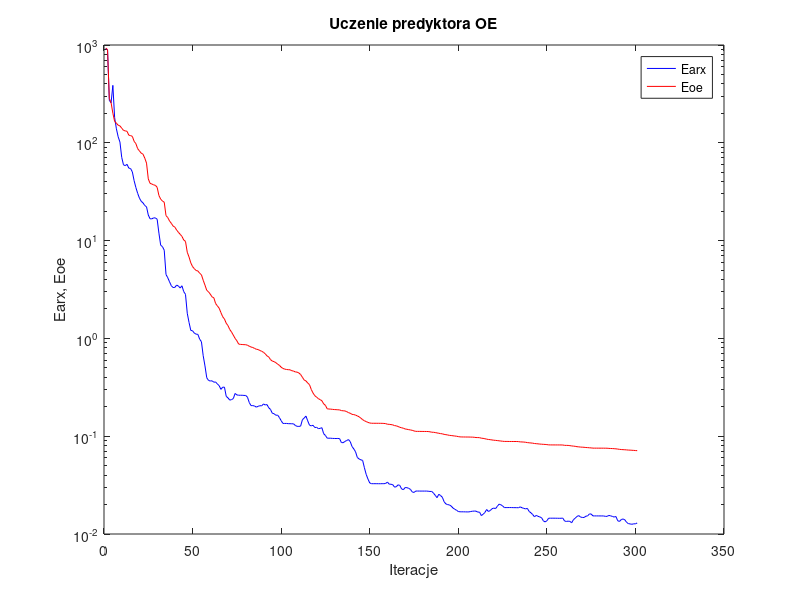
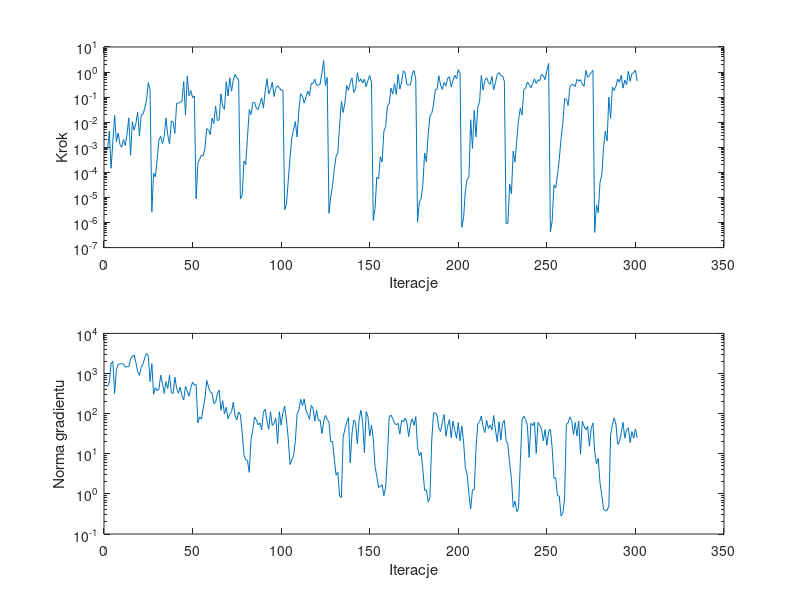

These figures' MATLAB source, in order:
%uczenie predyktora oe
clear all;
n=0; farx(n+1)=9.228671e+002; foe(n+1)=9.304132e+002; wspucz(n+1)=0.000000e+000; ng(n+1)=0.000000e+000;
%odnowa zmiennej metryki
n=1; farx(n+1)=8.883262e+002; foe(n+1)=8.954618e+002; krok(n+1)=7.905261e-004; ng(n+1)=4.733788e+002;
n=2; farx(n+1)=2.721460e+002; foe(n+1)=2.839555e+002; krok(n+1)=4.447430e-003; ng(n+1)=6.068038e+002;
n=3; farx(n+1)=2.566737e+002; foe(n+1)=2.569044e+002; krok(n+1)=1.463713e-004; ng(n+1)=1.741247e+003;
n=4; farx(n+1)=3.866554e+002; foe(n+1)=2.009784e+002; krok(n+1)=1.675019e-003; ng(n+1)=2.028262e+003;
n=5; farx(n+1)=1.810163e+002; foe(n+1)=1.655175e+002; krok(n+1)=1.899071e-002; ng(n+1)=3.186986e+002;
n=6; farx(n+1)=1.389122e+002; foe(n+1)=1.587097e+002; krok(n+1)=1.667309e-003; ng(n+1)=1.244471e+003;
n=7; farx(n+1)=1.151226e+002; foe(n+1)=1.512426e+002; krok(n+1)=3.722051e-003; ng(n+1)=1.671260e+003;
n=8; farx(n+1)=1.016889e+002; foe(n+1)=1.488538e+002; krok(n+1)=1.291963e-003; ng(n+1)=1.753757e+003;
n=9; farx(n+1)=7.096816e+001; foe(n+1)=1.411718e+002; krok(n+1)=1.002892e-003; ng(n+1)=1.749692e+003;
n=10; farx(n+1)=5.952888e+001; foe(n+1)=1.339911e+002; krok(n+1)=2.045232e-003; ng(n+1)=1.728774e+003;
n=11; farx(n+1)=5.841994e+001; foe(n+1)=1.323994e+002; krok(n+1)=1.168070e-003; ng(n+1)=1.427391e+003;
n=12; farx(n+1)=6.023772e+001; foe(n+1)=1.311022e+002; krok(n+1)=3.334367e-003; ng(n+1)=1.492157e+003;
n=13; farx(n+1)=5.508711e+001; foe(n+1)=1.195542e+002; krok(n+1)=1.483652e-002; ng(n+1)=1.493628e+003;
n=14; farx(n+1)=5.455442e+001; foe(n+1)=1.185941e+002; krok(n+1)=4.838020e-004; ng(n+1)=2.303043e+003;
n=15; farx(n+1)=5.039462e+001; foe(n+1)=1.163310e+002; krok(n+1)=1.037360e-002; ng(n+1)=2.664442e+003;
n=16; farx(n+1)=4.098852e+001; foe(n+1)=1.035359e+002; krok(n+1)=4.800362e-003; ng(n+1)=2.907825e+003;
n=17; farx(n+1)=3.486165e+001; foe(n+1)=9.796676e+001; krok(n+1)=9.069100e-003; ng(n+1)=1.890133e+003;
n=18; farx(n+1)=3.042112e+001; foe(n+1)=8.711417e+001; krok(n+1)=2.490870e-002; ng(n+1)=1.125981e+003;
n=19; farx(n+1)=2.718957e+001; foe(n+1)=8.268327e+001; krok(n+1)=2.778799e-003; ng(n+1)=9.002934e+002;
n=20; farx(n+1)=2.522304e+001; foe(n+1)=7.833609e+001; krok(n+1)=1.939776e-002; ng(n+1)=1.433634e+003;
n=21; farx(n+1)=2.434828e+001; foe(n+1)=7.654554e+001; krok(n+1)=2.107682e-002; ng(n+1)=1.717213e+003;
n=22; farx(n+1)=2.285354e+001; foe(n+1)=6.977973e+001; krok(n+1)=3.618094e-002; ng(n+1)=2.471981e+003;
n=23; farx(n+1)=2.217763e+001; foe(n+1)=6.203106e+001; krok(n+1)=7.799474e-002; ng(n+1)=3.176586e+003;
n=24; farx(n+1)=1.827558e+001; foe(n+1)=4.276556e+001; krok(n+1)=3.806077e-001; ng(n+1)=2.731510e+003;
n=25; farx(n+1)=1.671366e+001; foe(n+1)=3.847352e+001; krok(n+1)=1.919924e-001; ng(n+1)=6.307818e+002;
%odnowa zmiennej metryki
n=26; farx(n+1)=1.668947e+001; foe(n+1)=3.788762e+001; krok(n+1)=2.660053e-006; ng(n+1)=1.759713e+003;
n=27; farx(n+1)=1.707308e+001; foe(n+1)=3.714849e+001; krok(n+1)=9.016768e-005; ng(n+1)=3.029506e+002;
n=28; farx(n+1)=1.706187e+001; foe(n+1)=3.676107e+001; krok(n+1)=6.653535e-005; ng(n+1)=4.445801e+002;
n=29; farx(n+1)=1.655257e+001; foe(n+1)=3.505453e+001; krok(n+1)=3.210907e-004; ng(n+1)=3.734137e+002;
n=30; farx(n+1)=1.192538e+001; foe(n+1)=2.892443e+001; krok(n+1)=1.986798e-003; ng(n+1)=4.003615e+002;
n=31; farx(n+1)=8.965980e+000; foe(n+1)=2.654044e+001; krok(n+1)=2.742688e-003; ng(n+1)=9.130010e+002;
n=32; farx(n+1)=8.677228e+000; foe(n+1)=2.535926e+001; krok(n+1)=1.409339e-003; ng(n+1)=5.752713e+002;
n=33; farx(n+1)=7.974283e+000; foe(n+1)=2.470738e+001; krok(n+1)=2.739044e-003; ng(n+1)=3.187610e+002;
n=34; farx(n+1)=4.503306e+000; foe(n+1)=1.799939e+001; krok(n+1)=1.473291e-002; ng(n+1)=6.253174e+002;
n=35; farx(n+1)=4.167395e+000; foe(n+1)=1.719748e+001; krok(n+1)=2.999882e-003; ng(n+1)=4.231332e+002;
n=36; farx(n+1)=3.787550e+000; foe(n+1)=1.586685e+001; krok(n+1)=1.358387e-003; ng(n+1)=9.225743e+002;
n=37; farx(n+1)=3.456218e+000; foe(n+1)=1.501912e+001; krok(n+1)=1.086709e-002; ng(n+1)=3.415065e+002;
n=38; farx(n+1)=3.313110e+000; foe(n+1)=1.409445e+001; krok(n+1)=1.039581e-002; ng(n+1)=3.169684e+002;
n=39; farx(n+1)=3.321952e+000; foe(n+1)=1.372377e+001; krok(n+1)=3.581322e-003; ng(n+1)=8.147078e+002;
n=40; farx(n+1)=3.508720e+000; foe(n+1)=1.282409e+001; krok(n+1)=5.625683e-002; ng(n+1)=4.281384e+002;
n=41; farx(n+1)=3.431683e+000; foe(n+1)=1.215607e+001; krok(n+1)=5.753289e-002; ng(n+1)=3.237033e+002;
n=42; farx(n+1)=3.275088e+000; foe(n+1)=1.159351e+001; krok(n+1)=6.068470e-002; ng(n+1)=4.554400e+002;
n=43; farx(n+1)=3.453048e+000; foe(n+1)=1.105235e+001; krok(n+1)=6.900644e-002; ng(n+1)=2.788671e+002;
n=44; farx(n+1)=3.009702e+000; foe(n+1)=1.014290e+001; krok(n+1)=4.150498e-001; ng(n+1)=2.179862e+002;
n=45; farx(n+1)=2.822662e+000; foe(n+1)=9.818443e+000; krok(n+1)=1.927372e-002; ng(n+1)=4.801907e+002;
n=46; farx(n+1)=1.808204e+000; foe(n+1)=7.603698e+000; krok(n+1)=6.900158e-001; ng(n+1)=3.652792e+002;
n=47; farx(n+1)=1.456580e+000; foe(n+1)=6.794097e+000; krok(n+1)=1.143175e-001; ng(n+1)=2.704415e+002;
n=48; farx(n+1)=1.206065e+000; foe(n+1)=5.919685e+000; krok(n+1)=1.827549e-001; ng(n+1)=4.444662e+002;
n=49; farx(n+1)=1.197266e+000; foe(n+1)=5.418442e+000; krok(n+1)=9.538763e-002; ng(n+1)=6.154104e+002;
n=50; farx(n+1)=1.130356e+000; foe(n+1)=5.161679e+000; krok(n+1)=1.115271e-001; ng(n+1)=5.120715e+002;
%odnowa zmiennej metryki
n=51; farx(n+1)=1.105626e+000; foe(n+1)=4.947173e+000; krok(n+1)=8.887598e-006; ng(n+1)=5.303802e+002;
n=52; farx(n+1)=1.098864e+000; foe(n+1)=4.889643e+000; krok(n+1)=2.308086e-004; ng(n+1)=5.858515e+001;
n=53; farx(n+1)=9.825223e-001; foe(n+1)=4.640637e+000; krok(n+1)=3.314503e-004; ng(n+1)=8.282590e+001;
n=54; farx(n+1)=9.249349e-001; foe(n+1)=4.470657e+000; krok(n+1)=4.927090e-004; ng(n+1)=7.296370e+001;
n=55; farx(n+1)=6.646916e-001; foe(n+1)=3.930856e+000; krok(n+1)=4.430569e-004; ng(n+1)=1.387340e+002;
n=56; farx(n+1)=5.233395e-001; foe(n+1)=3.504367e+000; krok(n+1)=9.534365e-004; ng(n+1)=2.457206e+002;
n=57; farx(n+1)=3.961834e-001; foe(n+1)=3.102932e+000; krok(n+1)=5.557598e-003; ng(n+1)=6.713040e+002;
n=58; farx(n+1)=3.717754e-001; foe(n+1)=2.995097e+000; krok(n+1)=4.956752e-003; ng(n+1)=4.587226e+002;
n=59; farx(n+1)=3.667248e-001; foe(n+1)=2.833359e+000; krok(n+1)=3.127439e-003; ng(n+1)=3.487365e+002;
n=60; farx(n+1)=3.685186e-001; foe(n+1)=2.658564e+000; krok(n+1)=1.462925e-002; ng(n+1)=3.261798e+002;
n=61; farx(n+1)=3.565389e-001; foe(n+1)=2.604077e+000; krok(n+1)=8.751130e-003; ng(n+1)=1.787553e+002;
n=62; farx(n+1)=3.587384e-001; foe(n+1)=2.272836e+000; krok(n+1)=4.446078e-002; ng(n+1)=1.901747e+002;
n=63; farx(n+1)=3.419657e-001; foe(n+1)=2.151279e+000; krok(n+1)=1.170476e-002; ng(n+1)=3.167894e+002;
n=64; farx(n+1)=3.288584e-001; foe(n+1)=2.037868e+000; krok(n+1)=1.219985e-002; ng(n+1)=3.852858e+002;
n=65; farx(n+1)=3.011187e-001; foe(n+1)=1.836379e+000; krok(n+1)=1.350958e-001; ng(n+1)=1.211290e+002;
n=66; farx(n+1)=3.172621e-001; foe(n+1)=1.665767e+000; krok(n+1)=4.256083e-002; ng(n+1)=2.102723e+002;
n=67; farx(n+1)=3.169342e-001; foe(n+1)=1.578730e+000; krok(n+1)=3.252259e-002; ng(n+1)=9.986467e+001;
n=68; farx(n+1)=2.556362e-001; foe(n+1)=1.429163e+000; krok(n+1)=4.128102e-001; ng(n+1)=1.442919e+002;
n=69; farx(n+1)=2.463256e-001; foe(n+1)=1.351155e+000; krok(n+1)=1.104861e-001; ng(n+1)=7.505880e+001;
n=70; farx(n+1)=2.338265e-001; foe(n+1)=1.232068e+000; krok(n+1)=5.902321e-001; ng(n+1)=9.580283e+001;
n=71; farx(n+1)=2.368027e-001; foe(n+1)=1.161622e+000; krok(n+1)=1.728230e-001; ng(n+1)=1.122201e+002;
n=72; farx(n+1)=2.425052e-001; foe(n+1)=1.079305e+000; krok(n+1)=4.803814e-001; ng(n+1)=1.926234e+002;
n=73; farx(n+1)=2.736154e-001; foe(n+1)=1.000802e+000; krok(n+1)=8.031926e-001; ng(n+1)=8.681723e+001;
n=74; farx(n+1)=2.641781e-001; foe(n+1)=9.461029e-001; krok(n+1)=5.824576e-001; ng(n+1)=6.987725e+001;
n=75; farx(n+1)=2.623845e-001; foe(n+1)=8.754549e-001; krok(n+1)=5.030621e-001; ng(n+1)=1.103918e+002;
%odnowa zmiennej metryki
n=76; farx(n+1)=2.621985e-001; foe(n+1)=8.684679e-001; krok(n+1)=8.667355e-006; ng(n+1)=9.305778e+001;
n=77; farx(n+1)=2.621995e-001; foe(n+1)=8.662114e-001; krok(n+1)=1.231075e-005; ng(n+1)=3.401113e+001;
n=78; farx(n+1)=2.611189e-001; foe(n+1)=8.632164e-001; krok(n+1)=2.852289e-004; ng(n+1)=9.576146e+000;
n=79; farx(n+1)=2.610507e-001; foe(n+1)=8.621094e-001; krok(n+1)=2.044712e-004; ng(n+1)=7.009849e+000;
n=80; farx(n+1)=2.503509e-001; foe(n+1)=8.515693e-001; krok(n+1)=2.466623e-003; ng(n+1)=6.821224e+000;
n=81; farx(n+1)=2.208356e-001; foe(n+1)=8.318852e-001; krok(n+1)=3.201972e-002; ng(n+1)=3.448366e+000;
n=82; farx(n+1)=2.054806e-001; foe(n+1)=8.166594e-001; krok(n+1)=2.008899e-002; ng(n+1)=2.249248e+001;
n=83; farx(n+1)=2.055580e-001; foe(n+1)=8.070782e-001; krok(n+1)=6.109779e-002; ng(n+1)=3.837905e+001;
n=84; farx(n+1)=2.034923e-001; foe(n+1)=7.897752e-001; krok(n+1)=6.247411e-002; ng(n+1)=8.203082e+001;
n=85; farx(n+1)=1.982689e-001; foe(n+1)=7.744948e-001; krok(n+1)=3.633140e-002; ng(n+1)=7.001124e+001;
n=86; farx(n+1)=2.021299e-001; foe(n+1)=7.697219e-001; krok(n+1)=3.172883e-002; ng(n+1)=5.237061e+001;
n=87; farx(n+1)=2.050874e-001; foe(n+1)=7.515248e-001; krok(n+1)=5.536703e-002; ng(n+1)=5.838160e+001;
n=88; farx(n+1)=2.041445e-001; foe(n+1)=7.394487e-001; krok(n+1)=9.349969e-002; ng(n+1)=3.936938e+001;
n=89; farx(n+1)=2.137947e-001; foe(n+1)=7.211247e-001; krok(n+1)=3.638604e-002; ng(n+1)=1.109855e+002;
n=90; farx(n+1)=2.084983e-001; foe(n+1)=6.963930e-001; krok(n+1)=1.794664e-001; ng(n+1)=1.271394e+002;
n=91; farx(n+1)=2.107403e-001; foe(n+1)=6.632629e-001; krok(n+1)=5.386904e-001; ng(n+1)=6.573150e+001;
n=92; farx(n+1)=1.951434e-001; foe(n+1)=6.453970e-001; krok(n+1)=1.365450e-001; ng(n+1)=4.087275e+001;
n=93; farx(n+1)=1.877719e-001; foe(n+1)=6.068753e-001; krok(n+1)=2.016994e-001; ng(n+1)=1.110898e+002;
n=94; farx(n+1)=1.716809e-001; foe(n+1)=5.866471e-001; krok(n+1)=3.963116e-001; ng(n+1)=5.034957e+001;
n=95; farx(n+1)=1.697836e-001; foe(n+1)=5.783879e-001; krok(n+1)=1.057059e-001; ng(n+1)=5.727865e+001;
n=96; farx(n+1)=1.637466e-001; foe(n+1)=5.652246e-001; krok(n+1)=2.223238e-001; ng(n+1)=7.642651e+001;
n=97; farx(n+1)=1.644765e-001; foe(n+1)=5.451847e-001; krok(n+1)=2.869393e-001; ng(n+1)=1.796322e+001;
n=98; farx(n+1)=1.553325e-001; foe(n+1)=5.310215e-001; krok(n+1)=2.320583e-001; ng(n+1)=1.115183e+002;
n=99; farx(n+1)=1.441296e-001; foe(n+1)=5.077823e-001; krok(n+1)=1.872762e-001; ng(n+1)=5.163706e+001;
n=100; farx(n+1)=1.351803e-001; foe(n+1)=4.932176e-001; krok(n+1)=1.872762e-001; ng(n+1)=1.063292e+002;
%odnowa zmiennej metryki
n=101; farx(n+1)=1.350295e-001; foe(n+1)=4.852762e-001; krok(n+1)=3.280401e-006; ng(n+1)=1.553206e+002;
n=102; farx(n+1)=1.350767e-001; foe(n+1)=4.811631e-001; krok(n+1)=5.589743e-006; ng(n+1)=6.931114e+001;
n=103; farx(n+1)=1.343789e-001; foe(n+1)=4.786345e-001; krok(n+1)=4.461789e-005; ng(n+1)=2.441922e+001;
n=104; farx(n+1)=1.342508e-001; foe(n+1)=4.777276e-001; krok(n+1)=3.738889e-004; ng(n+1)=5.381787e+000;
n=105; farx(n+1)=1.340378e-001; foe(n+1)=4.676232e-001; krok(n+1)=2.386470e-003; ng(n+1)=7.099360e+000;
n=106; farx(n+1)=1.338385e-001; foe(n+1)=4.633526e-001; krok(n+1)=5.000456e-003; ng(n+1)=8.850263e+000;
n=107; farx(n+1)=1.287646e-001; foe(n+1)=4.541214e-001; krok(n+1)=1.063635e-002; ng(n+1)=2.057260e+001;
n=108; farx(n+1)=1.261830e-001; foe(n+1)=4.523120e-001; krok(n+1)=2.547833e-003; ng(n+1)=9.827085e+001;
n=109; farx(n+1)=1.259683e-001; foe(n+1)=4.429790e-001; krok(n+1)=3.034189e-002; ng(n+1)=1.233677e+002;
n=110; farx(n+1)=1.268335e-001; foe(n+1)=4.272376e-001; krok(n+1)=1.365450e-001; ng(n+1)=2.284124e+002;
n=111; farx(n+1)=1.474212e-001; foe(n+1)=4.004205e-001; krok(n+1)=1.096649e-001; ng(n+1)=1.571441e+002;
n=112; farx(n+1)=1.532073e-001; foe(n+1)=3.756583e-001; krok(n+1)=5.753289e-002; ng(n+1)=2.317506e+002;
n=113; farx(n+1)=1.605840e-001; foe(n+1)=3.674118e-001; krok(n+1)=1.016482e-001; ng(n+1)=1.215512e+002;
n=114; farx(n+1)=1.436053e-001; foe(n+1)=3.497284e-001; krok(n+1)=1.742650e-001; ng(n+1)=9.685178e+001;
n=115; farx(n+1)=1.296446e-001; foe(n+1)=3.366993e-001; krok(n+1)=1.158784e-001; ng(n+1)=7.162351e+001;
n=116; farx(n+1)=1.275459e-001; foe(n+1)=3.006845e-001; krok(n+1)=3.589327e-001; ng(n+1)=1.609201e+002;
n=117; farx(n+1)=1.292979e-001; foe(n+1)=2.764021e-001; krok(n+1)=3.505976e-001; ng(n+1)=1.353120e+002;
n=118; farx(n+1)=1.227085e-001; foe(n+1)=2.594970e-001; krok(n+1)=5.191100e-001; ng(n+1)=6.512926e+001;
n=119; farx(n+1)=1.233153e-001; foe(n+1)=2.507277e-001; krok(n+1)=2.883317e-001; ng(n+1)=1.236618e+002;
n=120; farx(n+1)=1.195808e-001; foe(n+1)=2.423363e-001; krok(n+1)=3.047347e-001; ng(n+1)=6.738772e+001;
n=121; farx(n+1)=1.202442e-001; foe(n+1)=2.363275e-001; krok(n+1)=3.307424e-001; ng(n+1)=6.880451e+001;
n=122; farx(n+1)=1.222092e-001; foe(n+1)=2.307046e-001; krok(n+1)=9.270274e-001; ng(n+1)=3.202563e+001;
n=123; farx(n+1)=1.060480e-001; foe(n+1)=2.140827e-001; krok(n+1)=2.871495e+000; ng(n+1)=6.438639e+001;
n=124; farx(n+1)=1.017118e-001; foe(n+1)=2.066899e-001; krok(n+1)=2.847814e-001; ng(n+1)=9.056884e+001;
n=125; farx(n+1)=9.546493e-002; foe(n+1)=1.905938e-001; krok(n+1)=6.065168e-001; ng(n+1)=7.172229e+001;
%odnowa zmiennej metryki
n=126; farx(n+1)=9.542105e-002; foe(n+1)=1.895952e-001; krok(n+1)=2.339895e-006; ng(n+1)=6.105338e+001;
n=127; farx(n+1)=9.536284e-002; foe(n+1)=1.891560e-001; krok(n+1)=1.061240e-005; ng(n+1)=1.988915e+001;
n=128; farx(n+1)=9.493430e-002; foe(n+1)=1.881294e-001; krok(n+1)=2.829063e-005; ng(n+1)=2.039486e+001;
n=129; farx(n+1)=9.482585e-002; foe(n+1)=1.872805e-001; krok(n+1)=1.355338e-004; ng(n+1)=7.529043e+000;
n=130; farx(n+1)=9.468552e-002; foe(n+1)=1.868819e-001; krok(n+1)=4.338408e-004; ng(n+1)=2.924029e+000;
n=131; farx(n+1)=9.484944e-002; foe(n+1)=1.862173e-001; krok(n+1)=6.023036e-004; ng(n+1)=3.488829e+000;
n=132; farx(n+1)=9.444254e-002; foe(n+1)=1.858877e-001; krok(n+1)=7.700880e-003; ng(n+1)=8.752196e-001;
n=133; farx(n+1)=8.613733e-002; foe(n+1)=1.826914e-001; krok(n+1)=6.776944e-002; ng(n+1)=8.042211e-001;
n=134; farx(n+1)=8.578433e-002; foe(n+1)=1.819729e-001; krok(n+1)=2.440235e-002; ng(n+1)=2.579014e+001;
n=135; farx(n+1)=8.842195e-002; foe(n+1)=1.813480e-001; krok(n+1)=5.857529e-002; ng(n+1)=4.194296e+001;
n=136; farx(n+1)=9.041481e-002; foe(n+1)=1.784211e-001; krok(n+1)=2.910883e-001; ng(n+1)=6.036043e+001;
n=137; farx(n+1)=9.234314e-002; foe(n+1)=1.743011e-001; krok(n+1)=1.870723e-001; ng(n+1)=8.028547e+001;
n=138; farx(n+1)=8.809395e-002; foe(n+1)=1.715851e-001; krok(n+1)=3.827775e-001; ng(n+1)=5.941403e+000;
n=139; farx(n+1)=7.851638e-002; foe(n+1)=1.673120e-001; krok(n+1)=5.821767e-001; ng(n+1)=3.235996e+001;
n=140; farx(n+1)=7.418073e-002; foe(n+1)=1.663670e-001; krok(n+1)=1.552637e-001; ng(n+1)=6.958641e+001;
n=141; farx(n+1)=6.930004e-002; foe(n+1)=1.642610e-001; krok(n+1)=2.114442e-001; ng(n+1)=5.974166e+001;
n=142; farx(n+1)=6.061504e-002; foe(n+1)=1.613404e-001; krok(n+1)=9.282331e-001; ng(n+1)=1.790672e+001;
n=143; farx(n+1)=5.857797e-002; foe(n+1)=1.579639e-001; krok(n+1)=4.170483e-001; ng(n+1)=6.907170e+001;
n=144; farx(n+1)=5.731241e-002; foe(n+1)=1.528716e-001; krok(n+1)=5.327344e-001; ng(n+1)=1.218300e+002;
n=145; farx(n+1)=5.657015e-002; foe(n+1)=1.476746e-001; krok(n+1)=3.655097e-001; ng(n+1)=6.119411e+001;
n=146; farx(n+1)=4.758024e-002; foe(n+1)=1.438227e-001; krok(n+1)=5.194845e-001; ng(n+1)=1.065203e+001;
n=147; farx(n+1)=4.074296e-002; foe(n+1)=1.411283e-001; krok(n+1)=2.561085e-001; ng(n+1)=1.124557e+002;
n=148; farx(n+1)=3.649617e-002; foe(n+1)=1.384254e-001; krok(n+1)=4.641165e-001; ng(n+1)=8.415781e+001;
n=149; farx(n+1)=3.327643e-002; foe(n+1)=1.364837e-001; krok(n+1)=7.310195e-001; ng(n+1)=2.785957e+001;
n=150; farx(n+1)=3.269341e-002; foe(n+1)=1.356781e-001; krok(n+1)=3.827775e-001; ng(n+1)=5.122897e+001;
%odnowa zmiennej metryki
n=151; farx(n+1)=3.269487e-002; foe(n+1)=1.356098e-001; krok(n+1)=1.190105e-006; ng(n+1)=2.371120e+001;
n=152; farx(n+1)=3.269528e-002; foe(n+1)=1.356018e-001; krok(n+1)=3.690681e-006; ng(n+1)=4.818343e+000;
n=153; farx(n+1)=3.268687e-002; foe(n+1)=1.355553e-001; krok(n+1)=6.391351e-005; ng(n+1)=2.753199e+000;
n=154; farx(n+1)=3.267303e-002; foe(n+1)=1.355460e-001; krok(n+1)=5.445660e-005; ng(n+1)=1.450923e+000;
n=155; farx(n+1)=3.266240e-002; foe(n+1)=1.354631e-001; krok(n+1)=4.168272e-004; ng(n+1)=1.550083e+000;
n=156; farx(n+1)=3.270789e-002; foe(n+1)=1.353898e-001; krok(n+1)=2.617205e-004; ng(n+1)=1.693918e+000;
n=157; farx(n+1)=3.268364e-002; foe(n+1)=1.350715e-001; krok(n+1)=4.498477e-003; ng(n+1)=8.977590e-001;
n=158; farx(n+1)=3.288707e-002; foe(n+1)=1.345096e-001; krok(n+1)=6.800237e-003; ng(n+1)=1.480301e+000;
n=159; farx(n+1)=3.397267e-002; foe(n+1)=1.325567e-001; krok(n+1)=4.331299e-002; ng(n+1)=9.154188e+000;
n=160; farx(n+1)=3.232508e-002; foe(n+1)=1.322444e-001; krok(n+1)=5.401650e-002; ng(n+1)=8.217558e+001;
n=161; farx(n+1)=3.226921e-002; foe(n+1)=1.314725e-001; krok(n+1)=2.317569e-001; ng(n+1)=9.186524e+001;
n=162; farx(n+1)=3.196116e-002; foe(n+1)=1.305914e-001; krok(n+1)=1.312394e-001; ng(n+1)=7.526862e+001;
n=163; farx(n+1)=3.014064e-002; foe(n+1)=1.283516e-001; krok(n+1)=3.450079e-001; ng(n+1)=5.762983e+001;
n=164; farx(n+1)=3.044463e-002; foe(n+1)=1.276112e-001; krok(n+1)=1.291716e-001; ng(n+1)=5.267107e+001;
n=165; farx(n+1)=3.184710e-002; foe(n+1)=1.257439e-001; krok(n+1)=8.159604e-001; ng(n+1)=5.758962e+001;
n=166; farx(n+1)=3.137168e-002; foe(n+1)=1.233235e-001; krok(n+1)=2.085241e-001; ng(n+1)=3.073547e+001;
n=167; farx(n+1)=2.889178e-002; foe(n+1)=1.220076e-001; krok(n+1)=4.004429e-001; ng(n+1)=6.713534e+001;
n=168; farx(n+1)=2.839644e-002; foe(n+1)=1.206252e-001; krok(n+1)=1.136048e+000; ng(n+1)=6.249772e+001;
n=169; farx(n+1)=2.985688e-002; foe(n+1)=1.185456e-001; krok(n+1)=9.205345e-001; ng(n+1)=7.708934e+001;
n=170; farx(n+1)=2.976517e-002; foe(n+1)=1.177261e-001; krok(n+1)=3.167854e-001; ng(n+1)=5.927529e+001;
n=171; farx(n+1)=2.930451e-002; foe(n+1)=1.167027e-001; krok(n+1)=3.101349e-001; ng(n+1)=2.663205e+001;
n=172; farx(n+1)=2.857597e-002; foe(n+1)=1.158841e-001; krok(n+1)=3.047856e-001; ng(n+1)=5.539394e+001;
n=173; farx(n+1)=2.694168e-002; foe(n+1)=1.147888e-001; krok(n+1)=8.328011e-001; ng(n+1)=7.423030e+001;
n=174; farx(n+1)=2.660016e-002; foe(n+1)=1.131934e-001; krok(n+1)=1.153327e+000; ng(n+1)=5.104350e+001;
n=175; farx(n+1)=2.749482e-002; foe(n+1)=1.120816e-001; krok(n+1)=4.954132e-001; ng(n+1)=8.385946e+001;
%odnowa zmiennej metryki
n=176; farx(n+1)=2.749338e-002; foe(n+1)=1.120610e-001; krok(n+1)=1.033699e-006; ng(n+1)=1.432730e+001;
n=177; farx(n+1)=2.748834e-002; foe(n+1)=1.120139e-001; krok(n+1)=6.755832e-006; ng(n+1)=8.901662e+000;
n=178; farx(n+1)=2.746528e-002; foe(n+1)=1.119109e-001; krok(n+1)=8.648025e-006; ng(n+1)=1.076962e+001;
n=179; farx(n+1)=2.748071e-002; foe(n+1)=1.118565e-001; krok(n+1)=3.242569e-005; ng(n+1)=3.939809e+000;
n=180; farx(n+1)=2.745843e-002; foe(n+1)=1.117982e-001; krok(n+1)=5.871034e-004; ng(n+1)=1.229458e+000;
n=181; farx(n+1)=2.749146e-002; foe(n+1)=1.117541e-001; krok(n+1)=2.638405e-004; ng(n+1)=1.254898e+000;
n=182; farx(n+1)=2.737860e-002; foe(n+1)=1.116411e-001; krok(n+1)=3.303815e-003; ng(n+1)=6.357433e-001;
n=183; farx(n+1)=2.722652e-002; foe(n+1)=1.109276e-001; krok(n+1)=1.741045e-002; ng(n+1)=8.225287e-001;
n=184; farx(n+1)=2.725102e-002; foe(n+1)=1.098405e-001; krok(n+1)=2.243330e-002; ng(n+1)=2.106885e+001;
n=185; farx(n+1)=2.617778e-002; foe(n+1)=1.096945e-001; krok(n+1)=4.864952e-002; ng(n+1)=1.024179e+002;
n=186; farx(n+1)=2.485178e-002; foe(n+1)=1.089447e-001; krok(n+1)=2.010759e-001; ng(n+1)=1.056423e+002;
n=187; farx(n+1)=2.352009e-002; foe(n+1)=1.080649e-001; krok(n+1)=2.075249e-001; ng(n+1)=9.111910e+001;
n=188; farx(n+1)=2.548774e-002; foe(n+1)=1.071459e-001; krok(n+1)=7.101669e-001; ng(n+1)=4.454645e+001;
n=189; farx(n+1)=2.471206e-002; foe(n+1)=1.063104e-001; krok(n+1)=2.984434e-001; ng(n+1)=3.580978e+001;
n=190; farx(n+1)=2.377119e-002; foe(n+1)=1.057532e-001; krok(n+1)=2.031949e-001; ng(n+1)=6.010151e+001;
n=191; farx(n+1)=2.137340e-002; foe(n+1)=1.043984e-001; krok(n+1)=3.881773e-001; ng(n+1)=9.521004e+001;
n=192; farx(n+1)=2.031508e-002; foe(n+1)=1.037051e-001; krok(n+1)=2.785378e-001; ng(n+1)=2.741560e+001;
n=193; farx(n+1)=1.997670e-002; foe(n+1)=1.029749e-001; krok(n+1)=5.752763e-001; ng(n+1)=4.860437e+001;
n=194; farx(n+1)=1.982278e-002; foe(n+1)=1.019845e-001; krok(n+1)=6.428475e-001; ng(n+1)=7.140161e+001;
n=195; farx(n+1)=1.930635e-002; foe(n+1)=1.016470e-001; krok(n+1)=2.557907e-001; ng(n+1)=2.520573e+001;
n=196; farx(n+1)=1.843862e-002; foe(n+1)=1.009926e-001; krok(n+1)=4.641165e-001; ng(n+1)=6.544391e+001;
n=197; farx(n+1)=1.792238e-002; foe(n+1)=1.004570e-001; krok(n+1)=7.460858e-001; ng(n+1)=3.841979e+001;
n=198; farx(n+1)=1.749467e-002; foe(n+1)=9.994497e-002; krok(n+1)=5.362494e-001; ng(n+1)=2.419636e+001;
n=199; farx(n+1)=1.698277e-002; foe(n+1)=9.908032e-002; krok(n+1)=1.247916e+000; ng(n+1)=5.982844e+001;
n=200; farx(n+1)=1.686715e-002; foe(n+1)=9.841739e-002; krok(n+1)=8.896431e-001; ng(n+1)=2.105343e+001;
%odnowa zmiennej metryki
n=201; farx(n+1)=1.686635e-002; foe(n+1)=9.824337e-002; krok(n+1)=6.395081e-007; ng(n+1)=4.963389e+001;
n=202; farx(n+1)=1.686209e-002; foe(n+1)=9.819192e-002; krok(n+1)=1.601268e-006; ng(n+1)=1.967936e+001;
n=203; farx(n+1)=1.684255e-002; foe(n+1)=9.814103e-002; krok(n+1)=1.911691e-005; ng(n+1)=4.514889e+000;
n=204; farx(n+1)=1.682560e-002; foe(n+1)=9.808477e-002; krok(n+1)=5.371265e-005; ng(n+1)=3.057833e+000;
n=205; farx(n+1)=1.682450e-002; foe(n+1)=9.807973e-002; krok(n+1)=6.316544e-005; ng(n+1)=9.810538e-001;
n=206; farx(n+1)=1.698366e-002; foe(n+1)=9.790852e-002; krok(n+1)=1.256724e-002; ng(n+1)=4.219175e-001;
n=207; farx(n+1)=1.708993e-002; foe(n+1)=9.784111e-002; krok(n+1)=9.064776e-004; ng(n+1)=1.263604e+000;
n=208; farx(n+1)=1.716171e-002; foe(n+1)=9.747780e-002; krok(n+1)=3.026697e-002; ng(n+1)=1.255279e+000;
n=209; farx(n+1)=1.713174e-002; foe(n+1)=9.690504e-002; krok(n+1)=2.616629e-003; ng(n+1)=1.376672e+001;
n=210; farx(n+1)=1.673860e-002; foe(n+1)=9.681426e-002; krok(n+1)=4.000365e-002; ng(n+1)=5.577736e+001;
n=211; farx(n+1)=1.675672e-002; foe(n+1)=9.665454e-002; krok(n+1)=6.544743e-002; ng(n+1)=6.243500e+001;
n=212; farx(n+1)=1.542933e-002; foe(n+1)=9.542382e-002; krok(n+1)=7.382907e-001; ng(n+1)=8.665402e+001;
n=213; farx(n+1)=1.590583e-002; foe(n+1)=9.504976e-002; krok(n+1)=1.886278e-001; ng(n+1)=4.713046e+001;
n=214; farx(n+1)=1.658561e-002; foe(n+1)=9.423259e-002; krok(n+1)=4.635137e-001; ng(n+1)=3.374193e+001;
n=215; farx(n+1)=1.780452e-002; foe(n+1)=9.330730e-002; krok(n+1)=5.989693e-001; ng(n+1)=6.851119e+001;
n=216; farx(n+1)=1.699650e-002; foe(n+1)=9.257995e-002; krok(n+1)=3.838379e-001; ng(n+1)=4.242389e+001;
n=217; farx(n+1)=1.735177e-002; foe(n+1)=9.221601e-002; krok(n+1)=3.240219e-001; ng(n+1)=5.199146e+001;
n=218; farx(n+1)=1.810605e-002; foe(n+1)=9.154915e-002; krok(n+1)=6.656880e-001; ng(n+1)=3.901634e+001;
n=219; farx(n+1)=1.841808e-002; foe(n+1)=9.100585e-002; krok(n+1)=1.919924e-001; ng(n+1)=9.002706e+001;
n=220; farx(n+1)=1.816811e-002; foe(n+1)=9.065982e-002; krok(n+1)=3.785938e-001; ng(n+1)=3.901043e+001;
n=221; farx(n+1)=1.914452e-002; foe(n+1)=9.023168e-002; krok(n+1)=8.131859e-001; ng(n+1)=1.986078e+001;
n=222; farx(n+1)=2.018231e-002; foe(n+1)=8.974705e-002; krok(n+1)=9.574267e-001; ng(n+1)=6.302555e+001;
n=223; farx(n+1)=1.991957e-002; foe(n+1)=8.928743e-002; krok(n+1)=7.113726e-001; ng(n+1)=2.197214e+001;
n=224; farx(n+1)=1.938358e-002; foe(n+1)=8.880975e-002; krok(n+1)=6.954939e-001; ng(n+1)=5.750137e+001;
n=225; farx(n+1)=1.862762e-002; foe(n+1)=8.847125e-002; krok(n+1)=4.268310e-001; ng(n+1)=6.822801e+001;
%odnowa zmiennej metryki
n=226; farx(n+1)=1.862800e-002; foe(n+1)=8.842883e-002; krok(n+1)=8.993447e-007; ng(n+1)=2.117726e+001;
n=227; farx(n+1)=1.862998e-002; foe(n+1)=8.840610e-002; krok(n+1)=9.387041e-007; ng(n+1)=1.731476e+001;
n=228; farx(n+1)=1.864201e-002; foe(n+1)=8.831313e-002; krok(n+1)=3.452947e-005; ng(n+1)=5.672770e+000;
n=229; farx(n+1)=1.863661e-002; foe(n+1)=8.830532e-002; krok(n+1)=1.414532e-005; ng(n+1)=2.384249e+000;
n=230; farx(n+1)=1.860717e-002; foe(n+1)=8.829356e-002; krok(n+1)=7.068943e-004; ng(n+1)=4.656287e-001;
n=231; farx(n+1)=1.859359e-002; foe(n+1)=8.828036e-002; krok(n+1)=2.522883e-004; ng(n+1)=6.614405e-001;
n=232; farx(n+1)=1.859278e-002; foe(n+1)=8.825910e-002; krok(n+1)=1.915237e-003; ng(n+1)=3.624147e-001;
n=233; farx(n+1)=1.855181e-002; foe(n+1)=8.807244e-002; krok(n+1)=1.189399e-002; ng(n+1)=4.301550e-001;
n=234; farx(n+1)=1.894484e-002; foe(n+1)=8.745554e-002; krok(n+1)=3.692409e-002; ng(n+1)=6.078354e+000;
n=235; farx(n+1)=1.852963e-002; foe(n+1)=8.736253e-002; krok(n+1)=1.922414e-002; ng(n+1)=7.265898e+001;
n=236; farx(n+1)=1.829065e-002; foe(n+1)=8.710898e-002; krok(n+1)=1.933624e-001; ng(n+1)=8.583972e+001;
n=237; farx(n+1)=1.806797e-002; foe(n+1)=8.668564e-002; krok(n+1)=2.278082e-001; ng(n+1)=7.170828e+001;
n=238; farx(n+1)=1.827567e-002; foe(n+1)=8.602850e-002; krok(n+1)=4.013589e-001; ng(n+1)=5.128066e+001;
n=239; farx(n+1)=1.699954e-002; foe(n+1)=8.563295e-002; krok(n+1)=3.185792e-001; ng(n+1)=8.056632e+000;
n=240; farx(n+1)=1.648006e-002; foe(n+1)=8.526423e-002; krok(n+1)=2.363480e-001; ng(n+1)=5.760832e+001;
n=241; farx(n+1)=1.581101e-002; foe(n+1)=8.488786e-002; krok(n+1)=3.505976e-001; ng(n+1)=5.044138e+001;
n=242; farx(n+1)=1.500327e-002; foe(n+1)=8.421275e-002; krok(n+1)=5.352966e-001; ng(n+1)=6.162530e+001;
n=243; farx(n+1)=1.549519e-002; foe(n+1)=8.387323e-002; krok(n+1)=3.505976e-001; ng(n+1)=1.021198e+001;
n=244; farx(n+1)=1.517052e-002; foe(n+1)=8.352979e-002; krok(n+1)=4.909897e-001; ng(n+1)=6.074383e+001;
n=245; farx(n+1)=1.494102e-002; foe(n+1)=8.310530e-002; krok(n+1)=4.536903e-001; ng(n+1)=5.093186e+001;
n=246; farx(n+1)=1.468943e-002; foe(n+1)=8.284429e-002; krok(n+1)=8.131859e-001; ng(n+1)=4.070507e+001;
n=247; farx(n+1)=1.364942e-002; foe(n+1)=8.258742e-002; krok(n+1)=7.011953e-001; ng(n+1)=2.115755e+001;
n=248; farx(n+1)=1.329408e-002; foe(n+1)=8.237537e-002; krok(n+1)=4.971061e-001; ng(n+1)=4.005031e+001;
n=249; farx(n+1)=1.365884e-002; foe(n+1)=8.206894e-002; krok(n+1)=1.142949e+000; ng(n+1)=1.621575e+001;
n=250; farx(n+1)=1.450874e-002; foe(n+1)=8.155688e-002; krok(n+1)=2.208206e+000; ng(n+1)=3.607043e+001;
%odnowa zmiennej metryki
n=251; farx(n+1)=1.450900e-002; foe(n+1)=8.147771e-002; krok(n+1)=4.213373e-007; ng(n+1)=4.089012e+001;
n=252; farx(n+1)=1.450809e-002; foe(n+1)=8.145618e-002; krok(n+1)=1.168963e-006; ng(n+1)=1.404154e+001;
n=253; farx(n+1)=1.450867e-002; foe(n+1)=8.143803e-002; krok(n+1)=3.176034e-005; ng(n+1)=2.426446e+000;
n=254; farx(n+1)=1.449953e-002; foe(n+1)=8.142210e-002; krok(n+1)=2.382783e-005; ng(n+1)=2.503699e+000;
n=255; farx(n+1)=1.449114e-002; foe(n+1)=8.141494e-002; krok(n+1)=7.999634e-005; ng(n+1)=9.026968e-001;
n=256; farx(n+1)=1.447462e-002; foe(n+1)=8.139453e-002; krok(n+1)=3.365951e-004; ng(n+1)=8.834449e-001;
n=257; farx(n+1)=1.448261e-002; foe(n+1)=8.137830e-002; krok(n+1)=2.173143e-003; ng(n+1)=2.813450e-001;
n=258; farx(n+1)=1.453872e-002; foe(n+1)=8.129759e-002; krok(n+1)=9.078303e-003; ng(n+1)=3.306726e-001;
n=259; farx(n+1)=1.358080e-002; foe(n+1)=8.061655e-002; krok(n+1)=8.589342e-002; ng(n+1)=7.405997e-001;
n=260; farx(n+1)=1.344441e-002; foe(n+1)=8.057347e-002; krok(n+1)=8.277891e-002; ng(n+1)=5.469917e+001;
n=261; farx(n+1)=1.353609e-002; foe(n+1)=8.048113e-002; krok(n+1)=4.674985e-002; ng(n+1)=5.831163e+001;
n=262; farx(n+1)=1.346654e-002; foe(n+1)=8.009347e-002; krok(n+1)=2.497735e-001; ng(n+1)=8.308683e+001;
n=263; farx(n+1)=1.302352e-002; foe(n+1)=7.952555e-002; krok(n+1)=3.238984e-001; ng(n+1)=6.733607e+001;
n=264; farx(n+1)=1.400827e-002; foe(n+1)=7.921206e-002; krok(n+1)=3.098659e-001; ng(n+1)=3.034407e+001;
n=265; farx(n+1)=1.450850e-002; foe(n+1)=7.879450e-002; krok(n+1)=2.640676e-001; ng(n+1)=6.001556e+001;
n=266; farx(n+1)=1.512795e-002; foe(n+1)=7.812262e-002; krok(n+1)=5.107206e-001; ng(n+1)=2.787676e+001;
n=267; farx(n+1)=1.542309e-002; foe(n+1)=7.782580e-002; krok(n+1)=4.366686e-001; ng(n+1)=6.549495e+001;
n=268; farx(n+1)=1.490434e-002; foe(n+1)=7.742272e-002; krok(n+1)=5.007363e-001; ng(n+1)=9.732647e+000;
n=269; farx(n+1)=1.477369e-002; foe(n+1)=7.721739e-002; krok(n+1)=3.321888e-001; ng(n+1)=6.459234e+001;
n=270; farx(n+1)=1.475096e-002; foe(n+1)=7.702586e-002; krok(n+1)=2.677938e-001; ng(n+1)=4.936528e+001;
n=271; farx(n+1)=1.519863e-002; foe(n+1)=7.662142e-002; krok(n+1)=1.158471e+000; ng(n+1)=3.936845e+001;
n=272; farx(n+1)=1.531992e-002; foe(n+1)=7.646048e-002; krok(n+1)=6.197524e-001; ng(n+1)=4.836180e+001;
n=273; farx(n+1)=1.603490e-002; foe(n+1)=7.614050e-002; krok(n+1)=7.422839e-001; ng(n+1)=1.544845e+001;
n=274; farx(n+1)=1.602141e-002; foe(n+1)=7.592064e-002; krok(n+1)=9.453922e-001; ng(n+1)=4.161032e+001;
n=275; farx(n+1)=1.531540e-002; foe(n+1)=7.551247e-002; krok(n+1)=1.160845e+000; ng(n+1)=5.889219e+001;
%odnowa zmiennej metryki
n=276; farx(n+1)=1.531490e-002; foe(n+1)=7.550726e-002; krok(n+1)=4.011382e-007; ng(n+1)=1.146977e+001;
n=277; farx(n+1)=1.531139e-002; foe(n+1)=7.549057e-002; krok(n+1)=5.074573e-006; ng(n+1)=5.625050e+000;
n=278; farx(n+1)=1.530701e-002; foe(n+1)=7.547778e-002; krok(n+1)=2.459060e-006; ng(n+1)=7.670094e+000;
n=279; farx(n+1)=1.530646e-002; foe(n+1)=7.545955e-002; krok(n+1)=3.980988e-005; ng(n+1)=1.877131e+000;
n=280; farx(n+1)=1.529955e-002; foe(n+1)=7.545376e-002; krok(n+1)=7.681907e-005; ng(n+1)=9.191158e-001;
n=281; farx(n+1)=1.530103e-002; foe(n+1)=7.544047e-002; krok(n+1)=9.704157e-004; ng(n+1)=4.201763e-001;
n=282; farx(n+1)=1.516074e-002; foe(n+1)=7.538542e-002; krok(n+1)=4.464102e-003; ng(n+1)=3.745480e-001;
n=283; farx(n+1)=1.514677e-002; foe(n+1)=7.536747e-002; krok(n+1)=1.790661e-003; ng(n+1)=3.914941e-001;
n=284; farx(n+1)=1.549484e-002; foe(n+1)=7.503340e-002; krok(n+1)=1.000852e-001; ng(n+1)=4.859737e-001;
n=285; farx(n+1)=1.533428e-002; foe(n+1)=7.489692e-002; krok(n+1)=1.448480e-002; ng(n+1)=2.977029e+001;
n=286; farx(n+1)=1.512710e-002; foe(n+1)=7.476298e-002; krok(n+1)=2.522670e-001; ng(n+1)=5.350315e+001;
n=287; farx(n+1)=1.489963e-002; foe(n+1)=7.455916e-002; krok(n+1)=1.845727e-001; ng(n+1)=7.845814e+001;
n=288; farx(n+1)=1.510114e-002; foe(n+1)=7.426170e-002; krok(n+1)=2.711458e-001; ng(n+1)=5.526844e+001;
n=289; farx(n+1)=1.365481e-002; foe(n+1)=7.388202e-002; krok(n+1)=5.243733e-001; ng(n+1)=1.714807e+001;
n=290; farx(n+1)=1.344840e-002; foe(n+1)=7.337474e-002; krok(n+1)=3.923690e-001; ng(n+1)=1.995821e+001;
n=291; farx(n+1)=1.404858e-002; foe(n+1)=7.306850e-002; krok(n+1)=7.382907e-001; ng(n+1)=3.392619e+001;
n=292; farx(n+1)=1.425391e-002; foe(n+1)=7.287482e-002; krok(n+1)=2.277746e-001; ng(n+1)=6.080845e+001;
n=293; farx(n+1)=1.398861e-002; foe(n+1)=7.268465e-002; krok(n+1)=4.726961e-001; ng(n+1)=2.439289e+001;
n=294; farx(n+1)=1.316789e-002; foe(n+1)=7.245844e-002; krok(n+1)=3.143779e-001; ng(n+1)=3.940029e+001;
n=295; farx(n+1)=1.277405e-002; foe(n+1)=7.213454e-002; krok(n+1)=1.084311e+000; ng(n+1)=4.417549e+001;
n=296; farx(n+1)=1.268017e-002; foe(n+1)=7.204456e-002; krok(n+1)=4.306047e-001; ng(n+1)=1.908768e+001;
n=297; farx(n+1)=1.256932e-002; foe(n+1)=7.179348e-002; krok(n+1)=8.658973e-001; ng(n+1)=3.573837e+001;
n=298; farx(n+1)=1.272071e-002; foe(n+1)=7.160941e-002; krok(n+1)=9.372047e-001; ng(n+1)=2.433291e+001;
n=299; farx(n+1)=1.270443e-002; foe(n+1)=7.134786e-002; krok(n+1)=1.201404e+000; ng(n+1)=4.161644e+001;
n=300; farx(n+1)=1.297169e-002; foe(n+1)=7.114820e-002; krok(n+1)=4.353621e-001; ng(n+1)=2.518784e+001;

figure; semilogy(farx,'b'); hold on; semilogy(foe,'r'); xlabel('Iteracje'); ylabel('Earx, Eoe'); legend('Earx','Eoe'); title('Uczenie predyktora OE');
figure; subplot(2,1,1); semilogy(krok); xlabel('Iteracje'); ylabel('Krok');
subplot(2,1,2); semilogy(ng); xlabel('Iteracje'); ylabel('Norma gradientu');
Earx=farx(n+1)
Eoe=foe(n+1)
